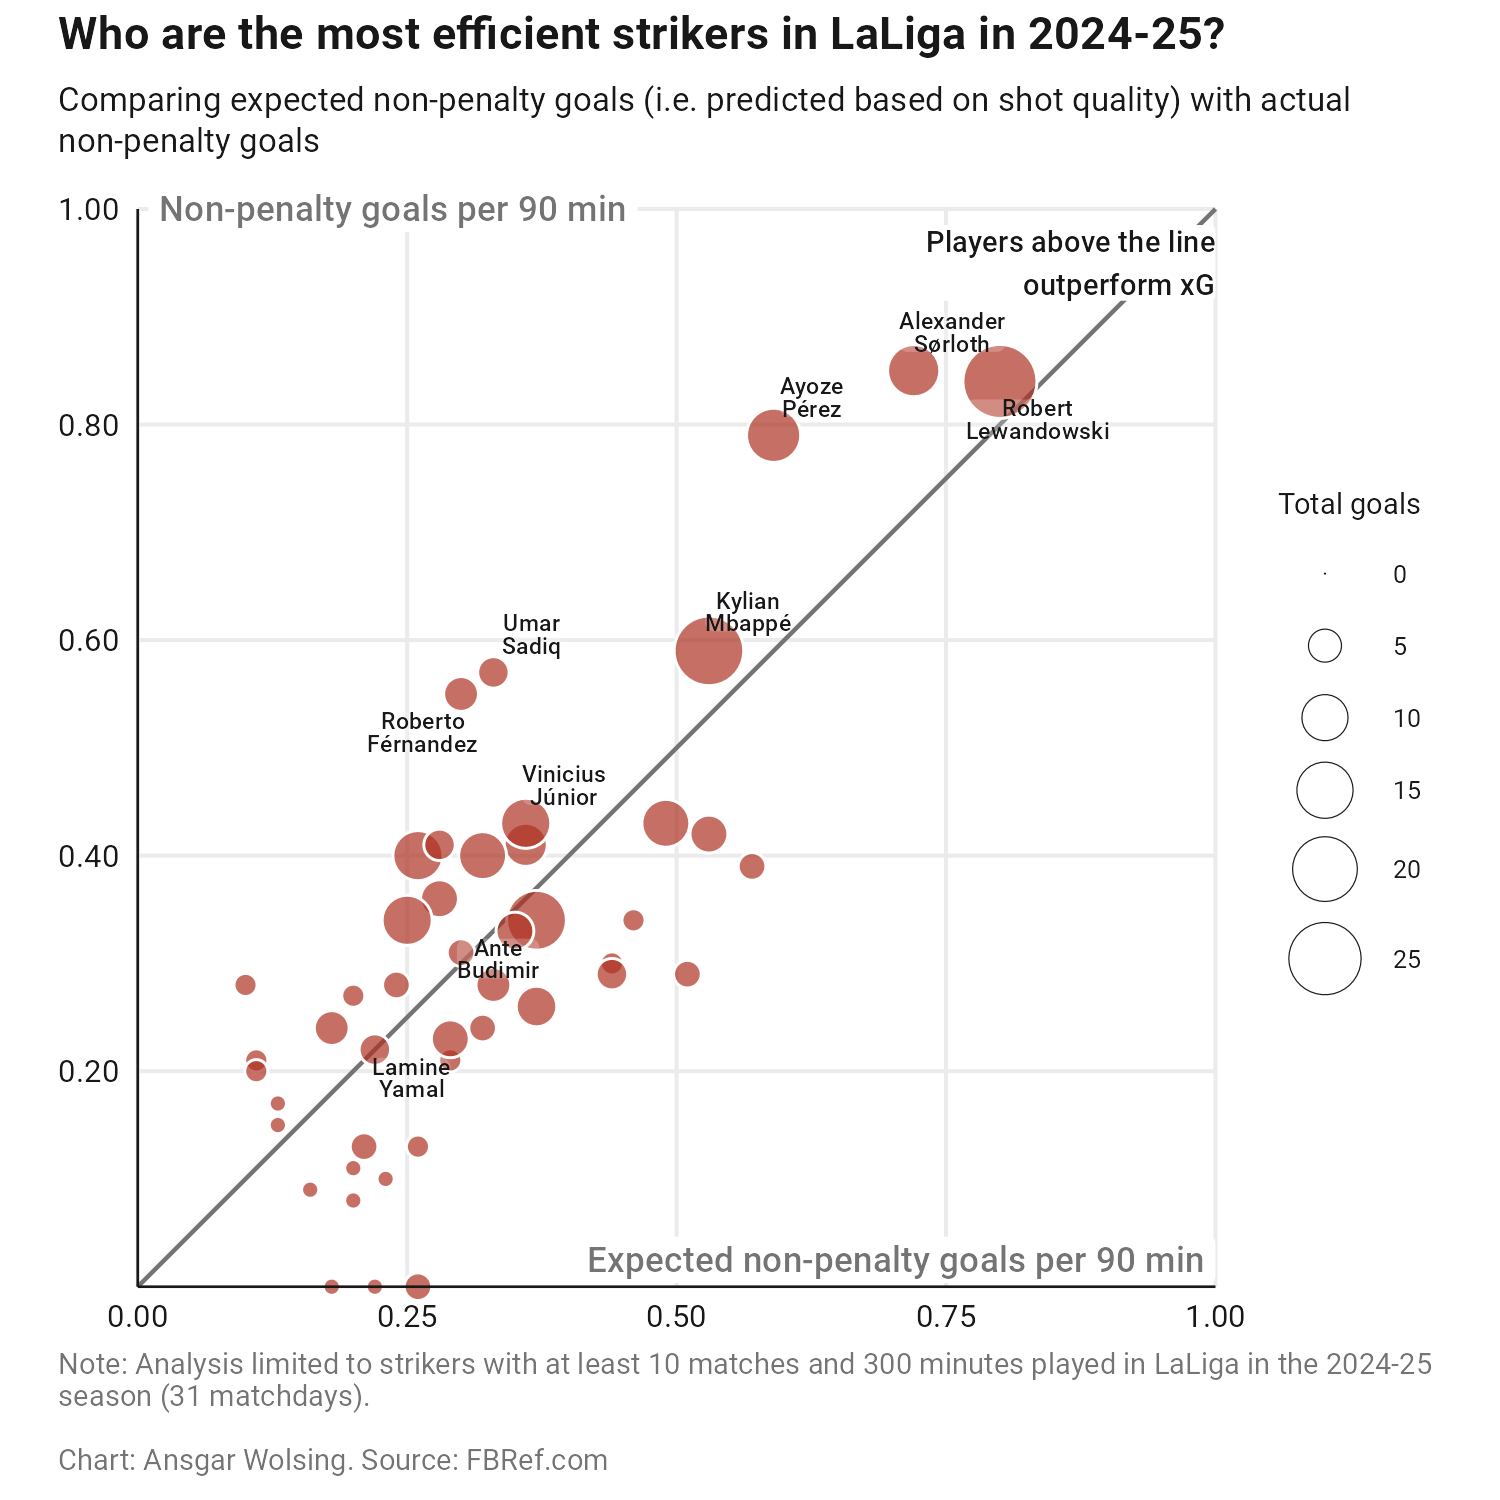

The script that saved this image:
library(tidyverse)
library(ggtext)
library(here)
# devtools::install_github("doehm/cropcircles")
library(cropcircles)
# devtools::install_github("JaseZiv/worldfootballR")
library(worldfootballR)


base_path <- here("2025", "18")


file_path <- here(base_path, "fbref-standard-stats-esp-2025.rds")
if (FALSE) {
  df_standard_stats <- fb_league_stats(
        country = "ESP",
        gender = "M",
        season_end_year = 2025,
        tier = "1st",
        stat_type = "standard",
        team_or_player = "player"
      )
  write_rds(df_standard_stats, file_path)
} else {
  df_standard_stats <- read_rds(file_path)
}

df_standard_stats <- df_standard_stats |> 
  janitor::clean_names()


# Threshold for the matches played to be included
min_matches <- 10
min_minutes <- min_matches * 30


df_standard_stats_prep <- df_standard_stats |> 
  filter(pos == "FW", mp_playing_time >= min_matches, 
         min_playing_time >= min_minutes) |> 
  select(player, squad, npx_g_per_90_minutes, g_minus_pk_per_90_minutes, gls)


# El Pais style elements
color_text_base <- "#181818"
color_text_axis_title <- rgb(116, 116, 116, maxColorValue = 255)
color_points <- "#AE3122"

theme_elpais <- function(...) {
  theme_minimal(base_family = "Roboto", base_size = 10, ...) +
    theme(
      plot.background = element_rect(color = "white", fill = "white"),
      text = element_text(color = color_text_base),
      axis.title = element_blank(),
      axis.text = element_text(color = color_text_base, size = 7.5),
      legend.position = "right",
      legend.title = element_text(size = 7),
      legend.text = element_text(size = 6),
      axis.line = element_line(color = color_text_base, linewidth = 0.3),
      panel.grid.minor = element_blank(),
      plot.title = element_text(face = "bold", size = 11),
      plot.subtitle = element_textbox(
        width = 1, size = 8, lineheight = 1.25,
        margin = margin(t = 2, b = 12)),
      plot.title.position = "plot",
      plot.caption = element_textbox(
        width = 1, height = 0.1, hjust = 0, size = 7, color = color_text_axis_title,
        lineheight = 1.1),
      plot.caption.position = "plot",
      plot.margin = margin(rep(4, 4))
    )
}

# Dimensions of the plot - used to place the axis titles
min_x <- 0
min_y <- 0
max_x <- 1
max_y <- 1

# Players to highlight
highlighted_players <- c(
  "Robert Lewandowski", "Alexander Sørloth", "Kylian Mbappé", "Ayoze Pérez",
  "Vinicius Júnior", "Lamine Yamal", "Umar Sadiq", "Roberto Férnandez",
  "Ante Budimir")

df_standard_stats_prep |> 
  ggplot(aes(npx_g_per_90_minutes, g_minus_pk_per_90_minutes)) +
  geom_abline(slope = 1, intercept = 0, col = color_text_axis_title) +
  geom_point(
    aes(size = gls),
    shape = 21, color = "white", fill = alpha(color_points, 0.7)
  ) +
  ggrepel::geom_label_repel(
    data = ~filter(., player %in% highlighted_players),
    aes(label = str_wrap(player, 6)),
    family = "Roboto Medium", size = 2, hjust = 0.5,
    fill = alpha("white", 0.2), label.size = 0, lineheight = 0.8,
    col = color_text_base, segment.size = 0.2, min.segment.length = 0.5,
    arrow = arrow(angle = 30, length = unit(1.5, "mm"), type = "open"),
    label.padding = unit(0, "mm"), force_pull = 10,
    seed = 123
  ) +
  annotate(
    "label",
    x = 1, y = 0.95,
    label = "Players above the line\noutperform xG",
    family = "Roboto Medium", size = 2.5, hjust = 1,
    fill = "white", label.size = 0, col = color_text_base,
    label.padding = unit(0, "mm")
  ) +
  # Axis titles
  annotate(
    "label",
    x = c(max_x, min_x + 0.01),
    y = c(min_y + 0.025, max_y),
    label = c(
      "Expected non-penalty goals per 90 min",
      "Non-penalty goals per 90 min"
    ),
    hjust = c(1, 0),
    color = color_text_axis_title, family = "Roboto Medium", size = 3,
    fill = "white", label.size = 0
  ) +
  scale_x_continuous(labels = scales::label_number(accuracy = 0.01)) +
  scale_y_continuous(
    breaks = seq(0.2, 1, 0.2),
    labels = scales::label_number(accuracy = 0.01)) +
  scale_size_area(max_size = 8) +
  coord_equal(xlim = c(min_x, 1), ylim = c(min_y, 1), expand = FALSE, clip = "off") +
  guides(size = guide_legend(
    override.aes = list(fill = NA, stroke = 0.2, color = color_text_base))) +
  labs(
    title = "Who are the most efficient strikers in LaLiga in 2024-25?",
    subtitle = "Comparing expected non-penalty goals (i.e. predicted based on shot
    quality) with actual non-penalty goals",
    caption = sprintf("Note: Analysis limited to strikers with at least %d matches 
    and %d minutes played in LaLiga in the 2024-25 season (31 matchdays).
    <br><br>
    Chart: Ansgar Wolsing. Source: FBRef.com", min_matches, min_minutes),
    size = "Total goals"
  ) +
  theme_elpais()
ggsave(here(base_path, "18-el-pais.png"), width = 5, height = 5)
